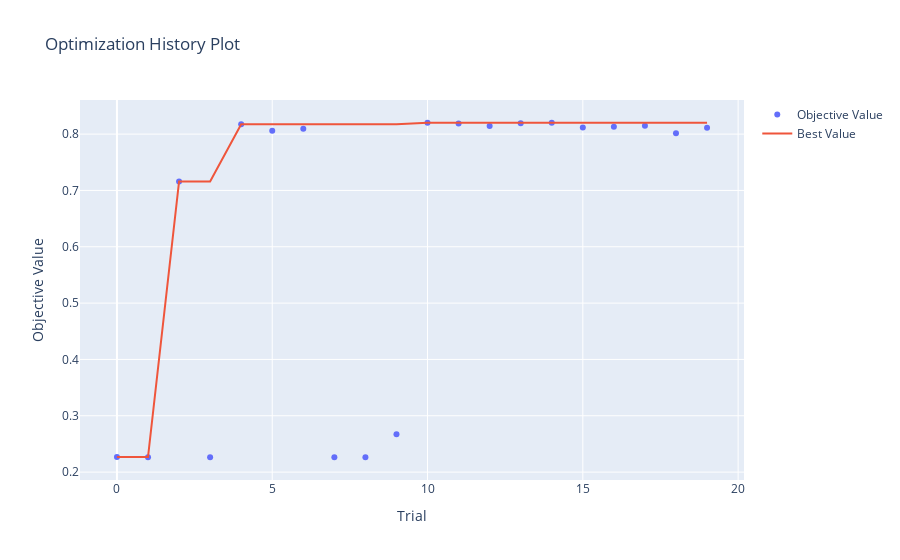

The notebook cell this image was saved under:
### Code cell
vis.plot_optimization_history(study)

### Figure 1 — Plotly figure (JSON) as saved in the notebook; plotly's stock layout.template omitted (floating-point values rounded to 4 significant figures)
{"data": [{"mode": "markers", "name": "Objective Value", "type": "scatter", "x": [0, 1, 2, 3, 4, 5, 6, 7, 8, 9, 10, 11, 12, 13, 14, 15, 16, 17, 18, 19], "y": [0.2267, 0.2264, 0.716, 0.2264, 0.8175, 0.8058, 0.8095, 0.2264, 0.2264, 0.267, 0.8202, 0.8191, 0.8145, 0.8192, 0.82, 0.8116, 0.8131, 0.815, 0.8016, 0.8114]}, {"mode": "lines", "name": "Best Value", "type": "scatter", "x": [0, 1, 2, 3, 4, 5, 6, 7, 8, 9, 10, 11, 12, 13, 14, 15, 16, 17, 18, 19], "y": [0.2267, 0.2267, 0.716, 0.716, 0.8175, 0.8175, 0.8175, 0.8175, 0.8175, 0.8175, 0.8202, 0.8202, 0.8202, 0.8202, 0.8202, 0.8202, 0.8202, 0.8202, 0.8202, 0.8202]}, {"marker": {"color": "#cccccc"}, "mode": "markers", "name": "Infeasible Trial", "showlegend": false, "type": "scatter", "x": [], "y": []}], "layout": {"title": {"text": "Optimization History Plot"}, "xaxis": {"title": {"text": "Trial"}}, "yaxis": {"title": {"text": "Objective Value"}}}}
